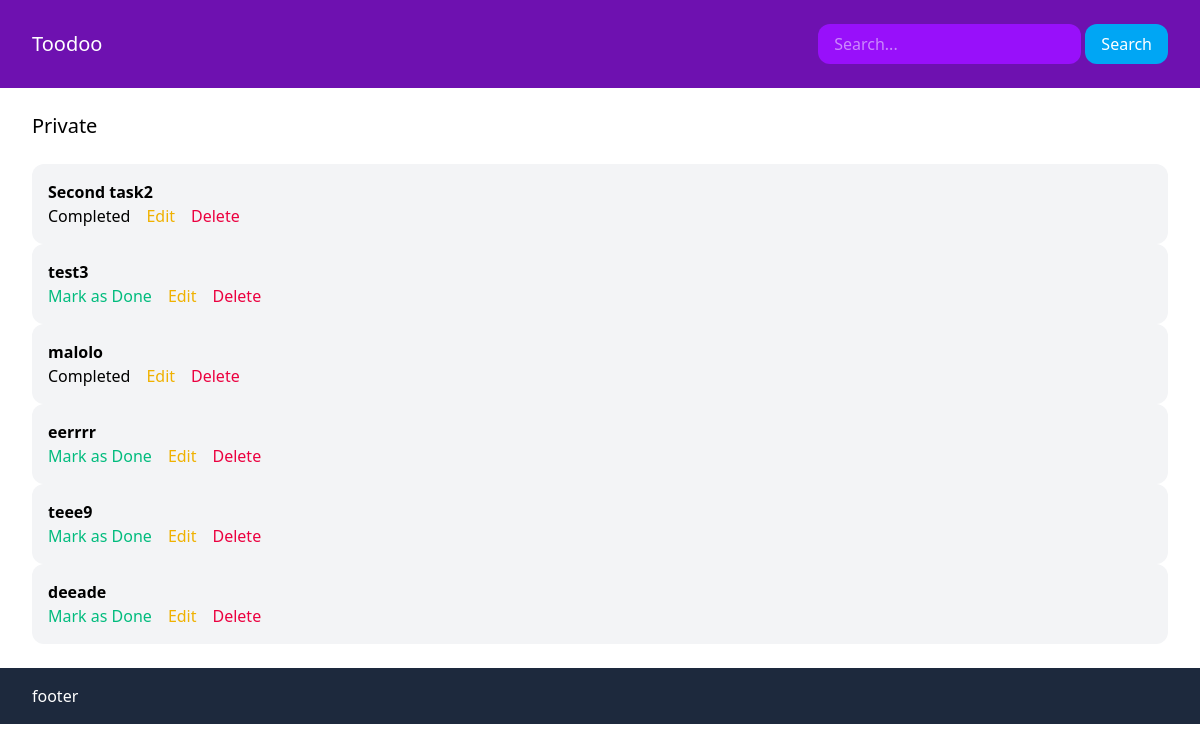
/1/, run on the app's committed database.
### category/models.py (models this page shows, shortened)
class Category(models.Model):
    title = models.CharField(max_length=255)
    class Meta:
        verbose_name_plural = 'Categories'
        ordering = ["title",]

### task/models.py (models this page shows)
class Task(models.Model):
    category = models.ForeignKey(Category, related_name='tasks', on_delete=models.CASCADE)
    title = models.CharField(max_length=255)
    description = models.TextField(blank=True, null=True)
    is_done = models.BooleanField(default=False)

### category/views.py (the view)
# urls.py: path('<int:pk>/', views.detail, name='category_detail'),
def detail(request, pk):
    category = Category.objects.get(pk=pk)
    return render(request, 'category/detail.html', {'category': category})

### category/templates/category/detail.html (shortened to what this page needs)
{% extends "task/base.html" %}
{% block content %}
<div class="frontpage">
    <h1 class="text-xl mb-6">{{ category.title }}</h1>
    {% for task in category.tasks.all %}
        {% include 'task/partials/tasks.html' %}
    {% endfor %}
</div>
{% endblock %}

### task/templates/task/partials/tasks.html
 <div class="bg-gray-100 p-4 rounded-xl">
     <p class="font-bold">{{ task.title }}</p>
    <div class="flex space-x-4">
        <p>
            {% if task.is_done %}
                Completed
            {% else %}
                <a href="{% url 'mark_completed' task.pk %}" class="text-emerald-500">Mark as Done</a>
            {% endif %}
        </p>
        <p><a href="{% url 'edit_task' task.pk %}" class="text-yellow-500">Edit</a></p>
        <p>
            <a href="{% url 'delete_task' task.pk %}" class="text-rose-600">Delete</a>
        </p>
    </div>
 </div>

### data on the page
Category: title "Private"
Task: title "Second task2", is_done "Completed"
Task: title "test3", is_done "Mark as Done"
Task: title "malolo", is_done "Completed"
Task: title "eerrrr", is_done "Mark as Done"
Task: title "teee9", is_done "Mark as Done"
Task: title "deeade", is_done "Mark as Done"
